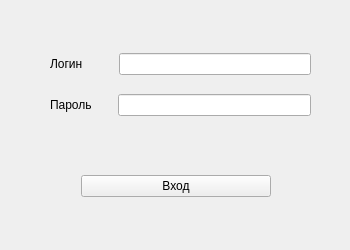
<?xml version="1.0" encoding="UTF-8"?>
<ui version="4.0">
 <class>LoginForm</class>
 <widget class="QWidget" name="LoginForm">
  <property name="geometry">
   <rect>
    <x>0</x>
    <y>0</y>
    <width>350</width>
    <height>250</height>
   </rect>
  </property>
  <property name="minimumSize">
   <size>
    <width>350</width>
    <height>250</height>
   </size>
  </property>
  <property name="maximumSize">
   <size>
    <width>350</width>
    <height>250</height>
   </size>
  </property>
  <property name="windowTitle">
   <string>Вход</string>
  </property>
  <widget class="QWidget" name="layoutWidget">
   <property name="geometry">
    <rect>
     <x>50</x>
     <y>40</y>
     <width>261</width>
     <height>91</height>
    </rect>
   </property>
   <layout class="QVBoxLayout" name="verticalLayout">
    <item>
     <layout class="QHBoxLayout" name="horizontalLayout_3">
      <item>
       <widget class="QLabel" name="loginLabel">
        <property name="text">
         <string>Логин</string>
        </property>
       </widget>
      </item>
      <item>
       <spacer name="horizontalSpacer">
        <property name="orientation">
         <enum>Qt::Horizontal</enum>
        </property>
        <property name="sizeType">
         <enum>QSizePolicy::Fixed</enum>
        </property>
        <property name="sizeHint" stdset="0">
         <size>
          <width>30</width>
          <height>20</height>
         </size>
        </property>
       </spacer>
      </item>
      <item>
       <widget class="QLineEdit" name="loginLineEdit"/>
      </item>
     </layout>
    </item>
    <item>
     <layout class="QHBoxLayout" name="horizontalLayout_2">
      <item>
       <widget class="QLabel" name="passLabel">
        <property name="text">
         <string>Пароль</string>
        </property>
       </widget>
      </item>
      <item>
       <spacer name="horizontalSpacer_2">
        <property name="orientation">
         <enum>Qt::Horizontal</enum>
        </property>
        <property name="sizeType">
         <enum>QSizePolicy::Fixed</enum>
        </property>
        <property name="sizeHint" stdset="0">
         <size>
          <width>20</width>
          <height>20</height>
         </size>
        </property>
       </spacer>
      </item>
      <item>
       <widget class="QLineEdit" name="passLineEdit"/>
      </item>
     </layout>
    </item>
   </layout>
  </widget>
  <widget class="QWidget" name="layoutWidget">
   <property name="geometry">
    <rect>
     <x>81</x>
     <y>171</y>
     <width>190</width>
     <height>31</height>
    </rect>
   </property>
   <layout class="QHBoxLayout" name="horizontalLayout">
    <item>
     <widget class="QPushButton" name="loginButton">
      <property name="text">
       <string>Вход</string>
      </property>
     </widget>
    </item>
   </layout>
  </widget>
 </widget>
 <resources/>
 <connections/>
</ui>
